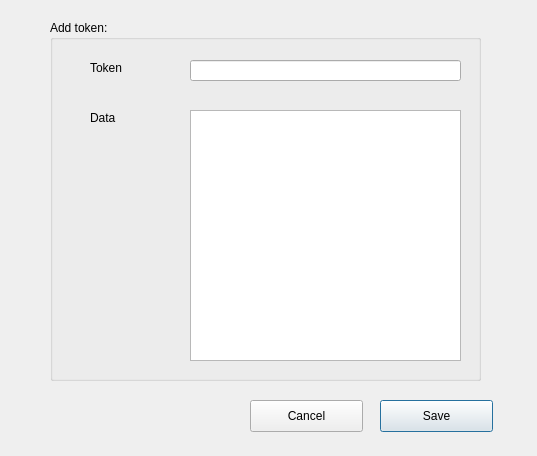
<?xml version="1.0" encoding="UTF-8"?>
<ui version="4.0">
 <class>AddTokenDialog</class>
 <widget class="QDialog" name="AddTokenDialog">
  <property name="geometry">
   <rect>
    <x>0</x>
    <y>0</y>
    <width>537</width>
    <height>456</height>
   </rect>
  </property>
  <property name="windowTitle">
   <string>Dialog</string>
  </property>
  <widget class="QGroupBox" name="groupBox">
   <property name="geometry">
    <rect>
     <x>50</x>
     <y>20</y>
     <width>431</width>
     <height>361</height>
    </rect>
   </property>
   <property name="title">
    <string>Add token:</string>
   </property>
   <widget class="QLabel" name="label">
    <property name="geometry">
     <rect>
      <x>40</x>
      <y>40</y>
      <width>60</width>
      <height>16</height>
     </rect>
    </property>
    <property name="text">
     <string>Token</string>
    </property>
   </widget>
   <widget class="QLineEdit" name="token_">
    <property name="geometry">
     <rect>
      <x>140</x>
      <y>40</y>
      <width>271</width>
      <height>21</height>
     </rect>
    </property>
   </widget>
   <widget class="QLabel" name="label_2">
    <property name="geometry">
     <rect>
      <x>40</x>
      <y>90</y>
      <width>60</width>
      <height>16</height>
     </rect>
    </property>
    <property name="text">
     <string>Data</string>
    </property>
   </widget>
   <widget class="QPlainTextEdit" name="data_">
    <property name="geometry">
     <rect>
      <x>140</x>
      <y>90</y>
      <width>271</width>
      <height>251</height>
     </rect>
    </property>
   </widget>
  </widget>
  <widget class="QPushButton" name="saveButton_">
   <property name="geometry">
    <rect>
     <x>380</x>
     <y>400</y>
     <width>113</width>
     <height>32</height>
    </rect>
   </property>
   <property name="text">
    <string>Save</string>
   </property>
  </widget>
  <widget class="QPushButton" name="cancelButton_">
   <property name="geometry">
    <rect>
     <x>250</x>
     <y>400</y>
     <width>113</width>
     <height>32</height>
    </rect>
   </property>
   <property name="text">
    <string>Cancel</string>
   </property>
  </widget>
 </widget>
 <resources/>
 <connections/>
</ui>
